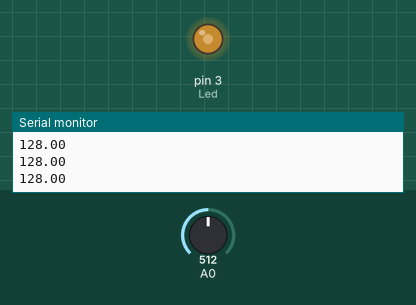
Bench run of a sketch on a simulated Arduino Uno, built with avr-gcc and run on an emulated ATmega328P. On the bench: output pins drawn as LEDs (lit = HIGH), the last lines printed to the serial monitor. Inputs (shaded band) come from the test bench; at power-on: A0 = 512.

Above: at 1.2 s.
1.3 s: A0 set to 716
At 2.5 s:
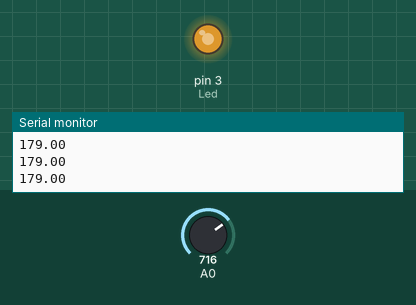
2.8 s: A0 set to 900
At 3.1 s:
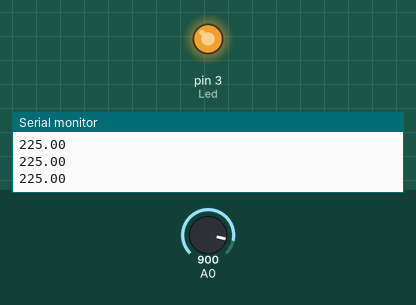
4.3 s: A0 set to 122
At 4.8 s:
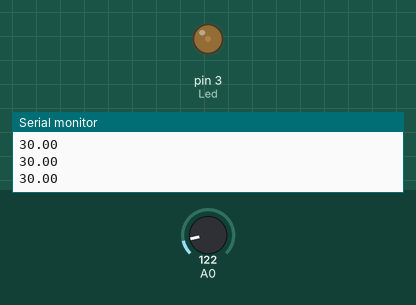
5.8 s: A0 set to 0
At 6.6 s:
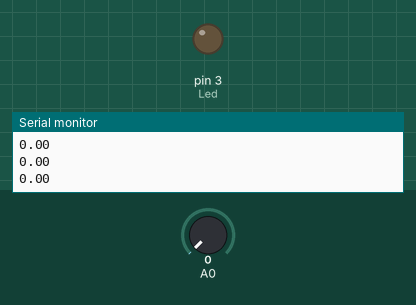
Timing chart, 0 to 8.3 s (numbered marks = the images above; inputs shaded):
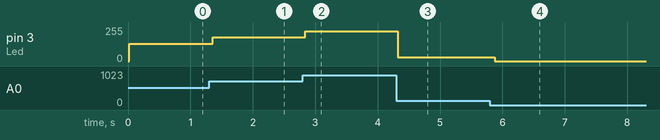

Measured:
- after the input at 1.3 s, pin 3 (Led): 128/255 → 179/255 after 0.06 s
- after the input at 2.8 s, pin 3 (Led): 179/255 → 225/255 at once
- after the input at 4.3 s, pin 3 (Led): 225/255 → 30/255 at once
- after the input at 5.8 s, pin 3 (Led): 30/255 → 0/255 after 0.08 s

The sketch:

clase_sensor_temperatura.ino
```cpp
int Led = 3;
int pot = A0;

void setup() {
  // put your setup code here, to run once:
  pinMode(Led, OUTPUT);
  Serial.begin(9600);
}

void loop() {
  // Enciende el Led utilizando la señal de entrada de un potenciometro
  int sensorValue = analogRead(A0);
  float voltaje = sensorValue / 4;  // El potenciometro va de 0 - 1020 y queremos que vaya de 0 - 255

  Serial.println(voltaje);
  delay(20);

  analogWrite(Led, voltaje);
  delay(50);

  // Enciende progresivamente el Led y después de 1 segundo lo apaga progresivamente

  // for (int i = 0; i <255; i++) {
  //   analogWrite(Led, i);
  //   delay(20);
  // }

  // delay(1000);

  // for (int j = 255; j>=0; j--) {
  //   analogWrite(Led, j);
  //   delay(20);
  // }

}
```
